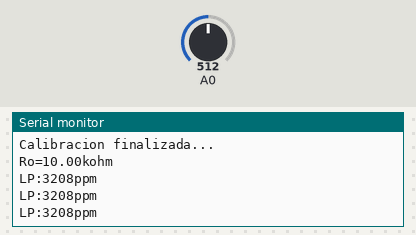
A sketch run on a simulated Arduino Uno, built with avr-gcc and run on an emulated ATmega328P. Shown: the last lines printed to the serial monitor. Inputs (shaded band) come from the test bench; at power-on: A0 = 512.

Above: at 1.2 s.
1.3 s: A0 set to 716
At 1.64 s:
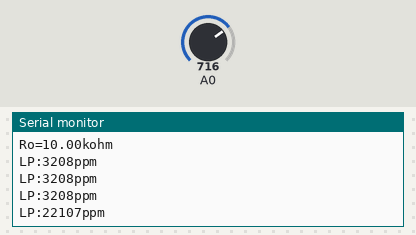
4.3 s: A0 set to 900
At 4.35 s:
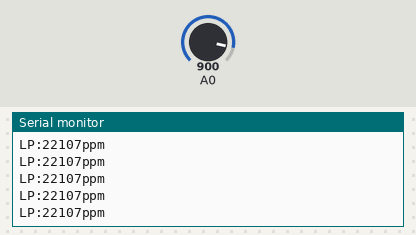
Timing chart, 0 to 7.3 s (numbered marks = the images above; inputs shaded):
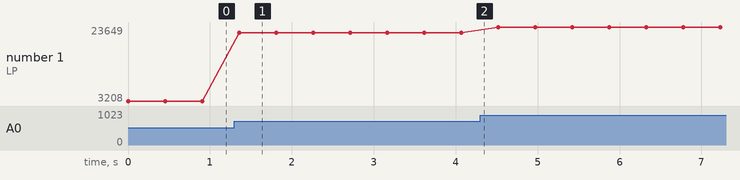

Measured:
- after the input at 1.3 s, the serial monitor: prints a new line after 0.06 s (image 1)
- plotted number 1: 3208 → 22107 after the input at 1.3 s, 22107 → 23649 after the input at 4.3 s

The sketch:

calibration-ppm.ino
```cpp
#define         MQ1                       (A0)     //define la entrada analogica para el sensor
#define         RL_VALOR             (1)     //define el valor de la resistencia mde carga en kilo ohms
#define         RAL       (9.83)  // resistencia del sensor en el aire limpio / RO, que se deriva de la                                             tabla de la hoja de datos
#define         GAS_LP                      (0)
String inputstring = "";                                                        //Cadena recibida desde el PC
float           LPCurve[3]  =  {2.3,0.21,-0.47};
float           Ro           =  10;
void setup(){
  Serial.begin(115200);                                                                  //Inicializa Serial a 9600 baudios
  Serial.println("Iniciando ...");
   //configuracion del sensor
  Serial.print("Calibrando...\n");
  //Ro = Calibracion(MQ1);                        //Calibrando el sensor. Por favor de asegurarse que el sensor se encuentre en una zona de aire limpio mientras se calibra
  Serial.print("Calibracion finalizada...\n");
  Serial.print("Ro=");
  Serial.print(Ro);
  Serial.print("kohm");
  Serial.print("\n");
}

void loop()
{
   Serial.print("LP:");
   Serial.print(porcentaje_gas(lecturaMQ(MQ1)/Ro,GAS_LP) );
   Serial.print( "ppm" );
   Serial.print("    ");
   Serial.print("\n");
   delay(200);
}

float calc_res(int raw_adc)
{
  return ( ((float)RL_VALOR*(4095.0-raw_adc)/raw_adc));
}

float Calibracion(float mq_pin){
  int i;
  float val=0.0;
    for (i=0;i<50;i++) {                                                                               //tomar múltiples muestras
    val += calc_res(analogRead(mq_pin));
    Serial.println(analogRead(mq_pin));
    delay(500);
  }
  val = val/50.0;                                                                                         //calcular el valor medio
  val = val/RAL;
  return val;
}

float lecturaMQ(int mq_pin)
{
  int i;
  float rs=0;
  for (i=0;i<5;i++) {
    rs += calc_res(analogRead(mq_pin));
    delay(50);
  }
  rs = rs/5;
  return rs;
}

int porcentaje_gas(float rs_ro_ratio, int gas_id)
{
   if ( gas_id == GAS_LP ) {
     return porcentaje_gas_(rs_ro_ratio,LPCurve);
   }
  return 0;
}

int porcentaje_gas_(float rs_ro_ratio, float *pcurve)
{
  return(pow(10, (((log(rs_ro_ratio)-pcurve[1])/pcurve[2]) + pcurve[0])));
}
```
